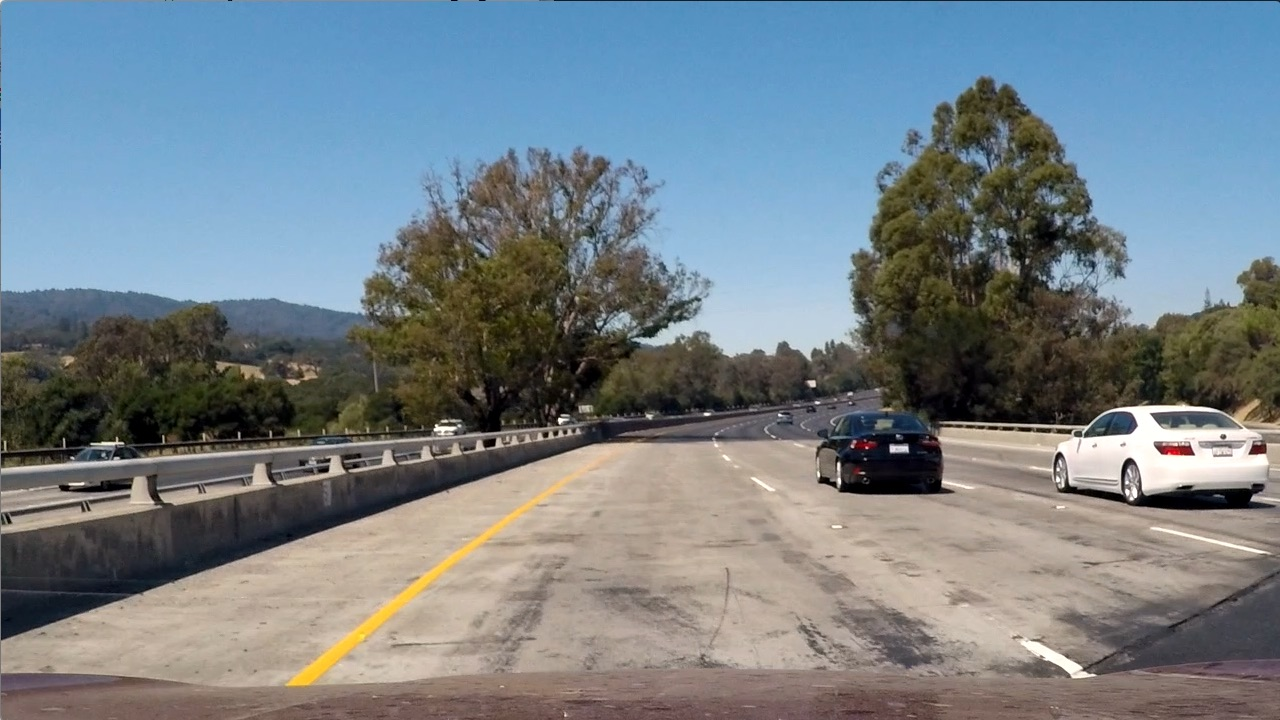
#> input picture Phase 2/test_images/test1.jpg, 1280 x 720 px
$ python -i binaryThreshold.py   (imports and definitions only)   (older library calls are emulated)
#> lines starting #> are read from the running program, lines starting #| are printed output that depends on the picture; after the words box and inside, x2 and y2 are one past the last pixel; in counts of white or black regions, pixels touching at a corner belong together
#> further down, picture is the input picture: shape (720, 1280, 3); mean B, G, R 135.5, 128.7, 117.5
#import libraries

import numpy as np
import cv2

#Canny function to try to use it in Function 2
# [11 lines left out: function canny, not called in this run]
###Function 2: Process Binary Thresholded Images ###

def binary_thresholded(img):
    # Transform image to gray scale
    gray_img =cv2.cvtColor(img, cv2.COLOR_BGR2GRAY)
    #cv2.imshow("gray_img",gray_img)
    # Apply sobel (derivative) in x direction, this is usefull to detect lines that tend to be vertical
    sobelx = cv2.Sobel(gray_img, cv2.CV_64F, 1, 0)
    #cv2.imshow("sobelx",sobelx)
    abs_sobelx = np.absolute(sobelx)
    #cv2.imshow("abs_sobelx",abs_sobelx)
    # Scale result to 0-255
    scaled_sobel = np.uint8(255*abs_sobelx/np.max(abs_sobelx))
    #cv2.imshow("scaled_sobel",scaled_sobel)
    sx_binary = np.zeros_like(scaled_sobel)
    # Keep only derivative values that are in the margin of interest
    sx_binary[(scaled_sobel >= 30) & (scaled_sobel <= 255)] = 1


    #canny_img=canny(img)
    #sx_binary=np.zeros_like(canny_img)
    #sx_binary[(canny_img >= 30) & (canny_img <= 255)] = 1
    #sx_binary[sx_binary==1]=255
    #cv2.imshow("sx_binary",sx_binary)
    #cv2.waitKey(0)

    # Detect pixels that are white in the grayscale image
    white_binary = np.zeros_like(gray_img)
    white_binary[(gray_img > 200) & (gray_img <= 255)] = 1
    #cv2.imshow("white_binary",white_binary)

    # Convert image to HLS
    hls = cv2.cvtColor(img, cv2.COLOR_BGR2HLS)
#> hls: shape (720, 1280, 3); mean of channels 0, 1, 2 60.2, 126.7, 74.4
    # Convert image to HSV
    hsv = cv2.cvtColor(img, cv2.COLOR_BGR2HSV)
#> hsv: shape (720, 1280, 3); mean H, S, V 60.3, 78, 149.5

    H = hls[:,:,0]
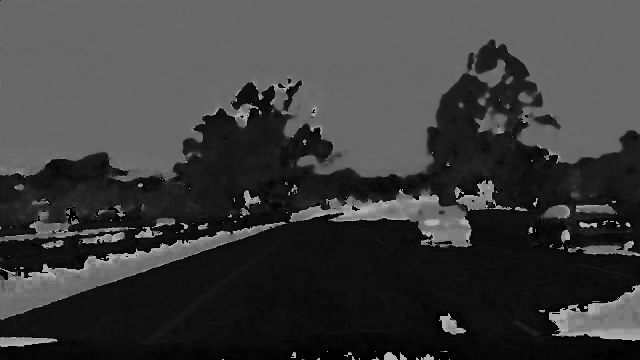
#> H: shape (720, 1280) (shown at 1/2 size); min 0, max 180, mean 60.2
    L=hls[:,:,1]
    S = hls[:,:,2]
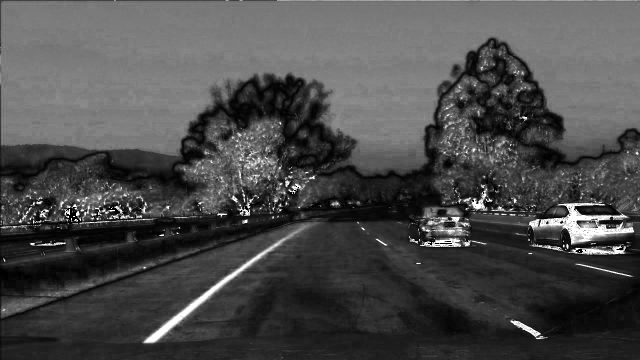
#> S: shape (720, 1280) (shown at 1/2 size); min 0, max 255, mean 74.4
    V=hsv[:,:,2]
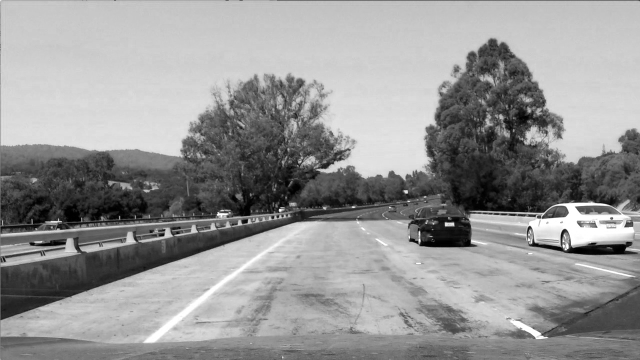
#> V: shape (720, 1280) (shown at 1/2 size); min 0, max 255, mean 149.5

    sat_binary = np.zeros_like(S)
    # Detect pixels that have a high saturation value
    sat_binary[(S > 90) & (S <= 255)] = 1

    hue_binary =  np.zeros_like(H)
    hue_binary[(H > 10)&(H<25)] = 1

    light_binary =  np.zeros_like(L)
    light_binary[(L>200)]=1

    v_binary=np.zeros_like(V)
    v_binary[(V>50)&(V<100)]=1


    # Try different combinations
    binary_1 = cv2.bitwise_or(sx_binary, white_binary)
    binary = cv2.bitwise_or(binary_1, sat_binary)

    ####################2##################
    #binary[binary==1]=255
    #cv2.imshow("Binary Thresholded image",binary)
    #cv2.waitKey(0)
    ####################2##################
    return binary

>>> import cv2
>>> picture = cv2.imread('Phase 2/test_images/test1.jpg')
>>> result = binary_thresholded(picture)
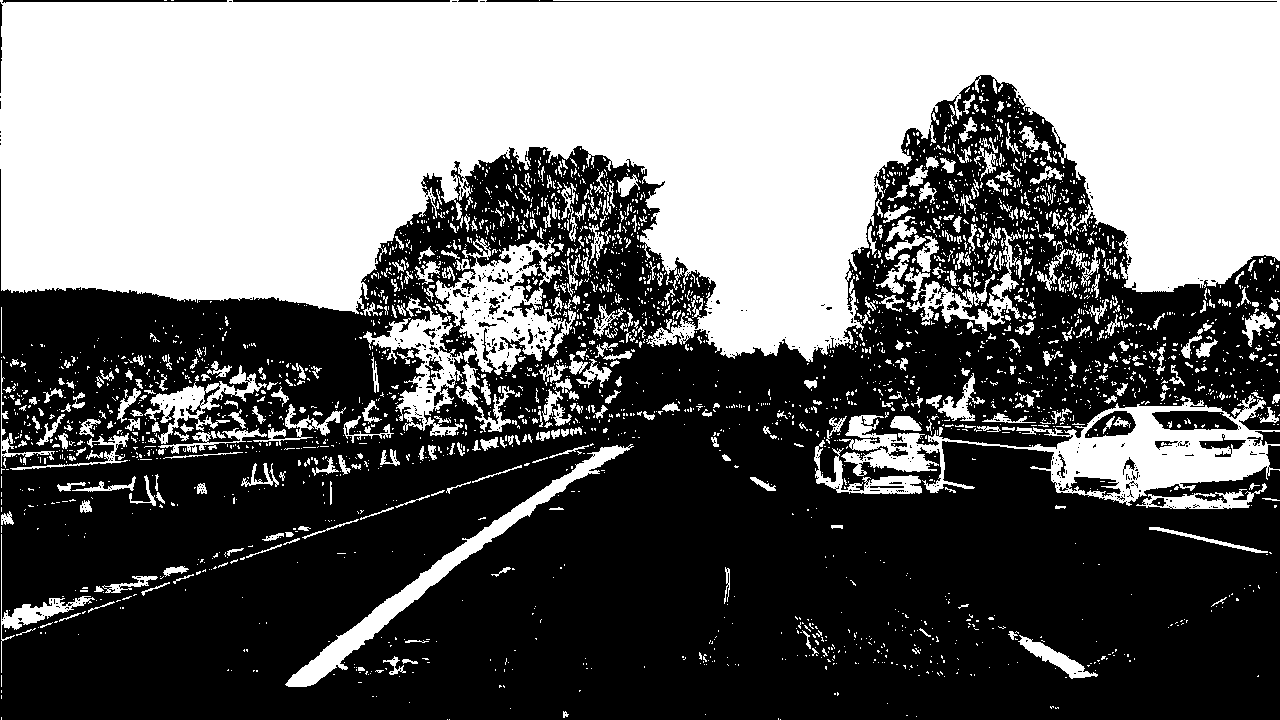
#> result: shape (720, 1280); values 0 (black) and 1 (white), 43.2% white; 3128 white regions (2664 under 20 px), largest, box (x1, y1, x2, y2) and area: (0, 0, 1280, 362) 307513, (839, 395, 1280, 506) 16130, (435, 238, 576, 375) 8334

$ run again, on Phase 2/test_images/test2.jpg
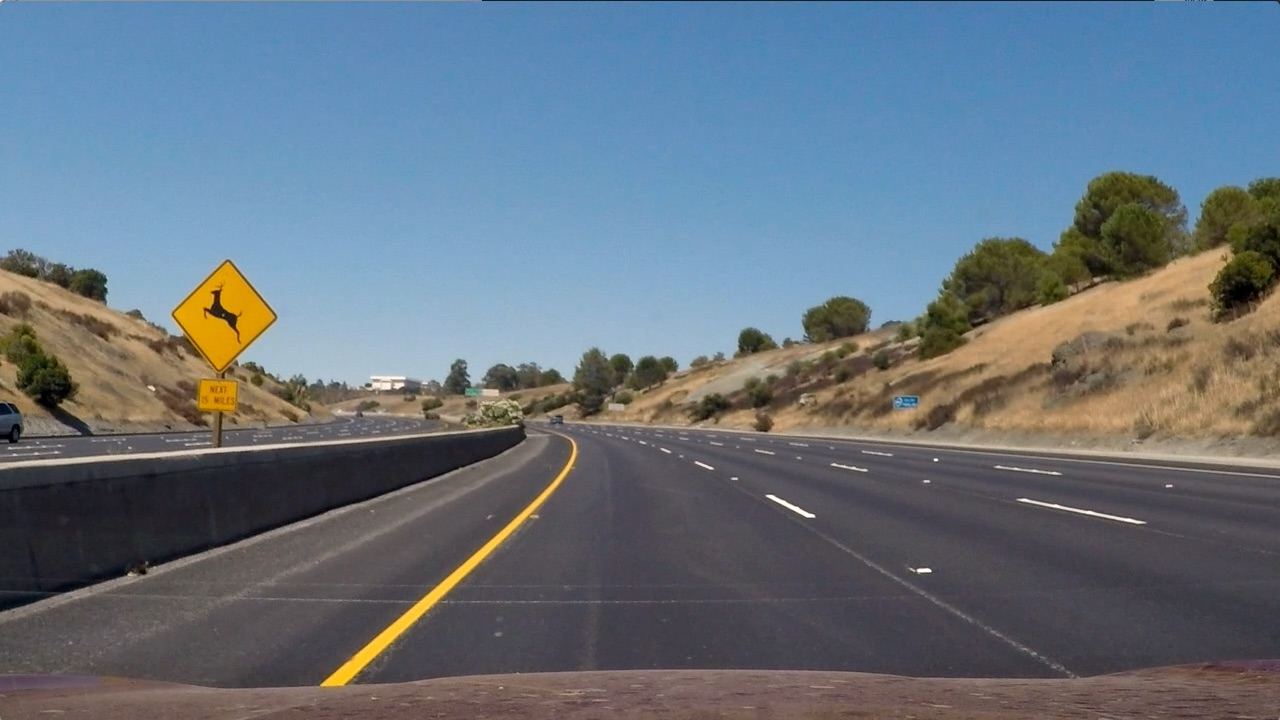
#> input picture Phase 2/test_images/test2.jpg, 1280 x 720 px
#> picture is the input picture: shape (720, 1280, 3); mean B, G, R 125.5, 114.6, 102.8
#> hls: shape (720, 1280, 3); mean of channels 0, 1, 2 86.2, 113.9, 64.8
#> hsv: shape (720, 1280, 3); mean H, S, V 86.2, 80.3, 138.5
#> in binary_thresholded, `V=hsv[:,:,2]`:
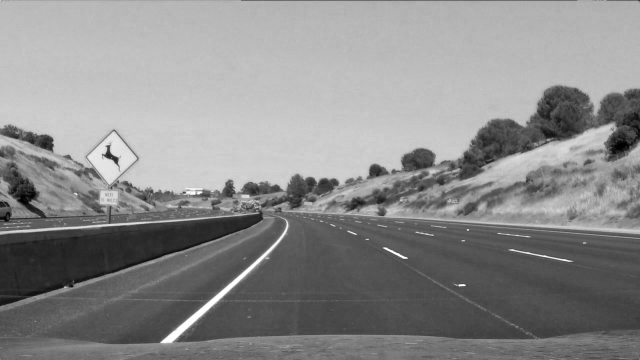
#> V: shape (720, 1280) (shown at 1/2 size); min 0, max 255, mean 138.5
#> `result = binary_thresholded(picture)`:
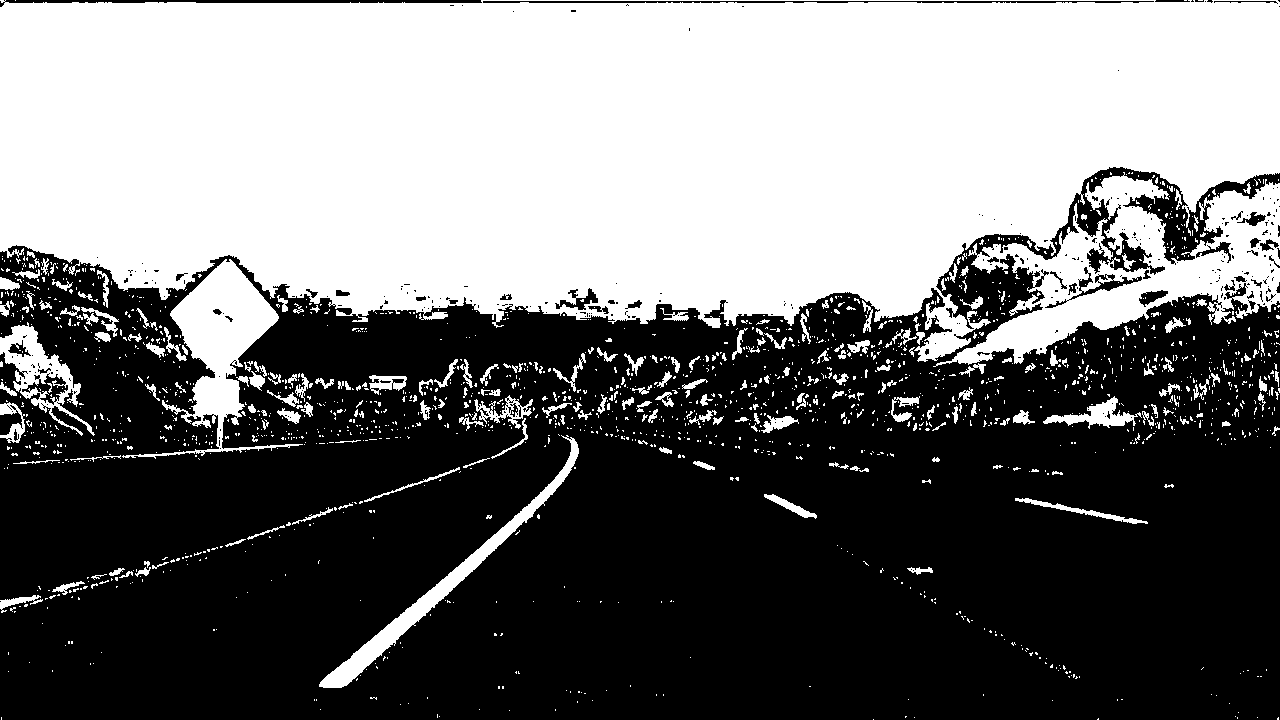
#> result: shape (720, 1280); values 0 (black) and 1 (white), 45.1% white; 1837 white regions (1600 under 20 px), largest, box (x1, y1, x2, y2) and area: (0, 0, 1280, 362) 348590, (933, 172, 1280, 367) 24725, (122, 259, 303, 459) 9757

$ run again, on Phase 2/test_images/test3.jpg
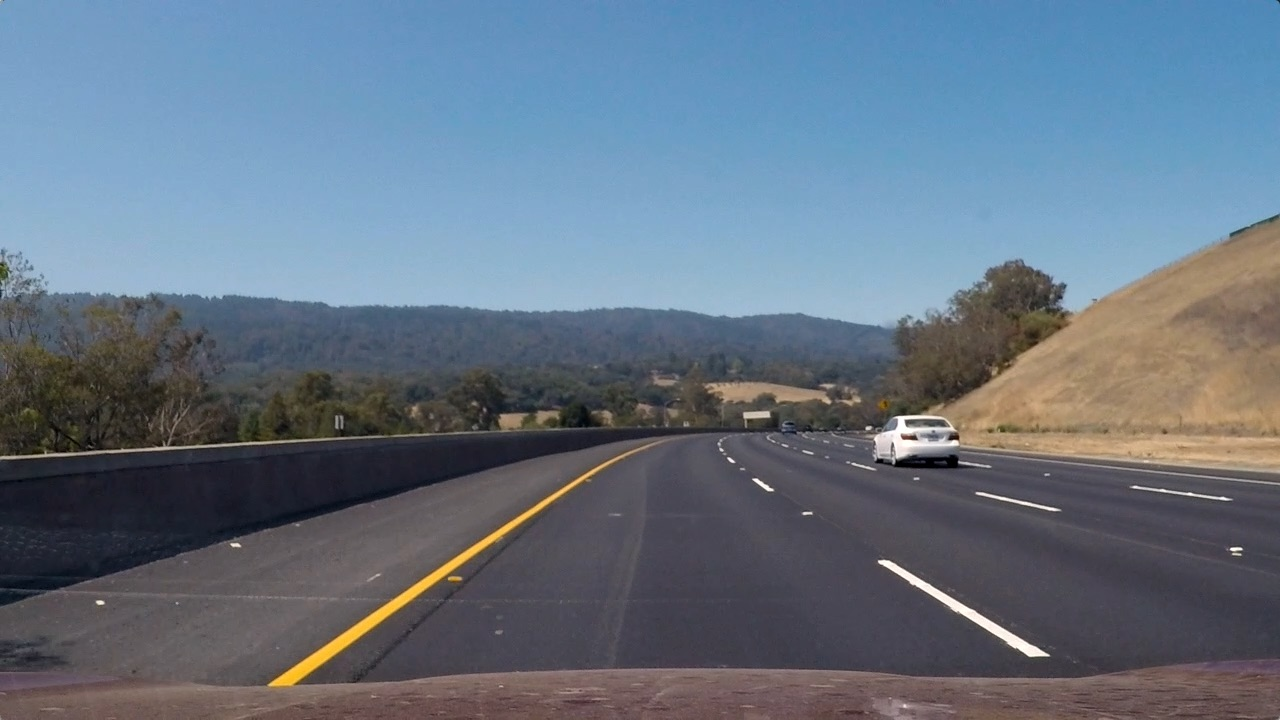
#> input picture Phase 2/test_images/test3.jpg, 1280 x 720 px
#> picture is the input picture: shape (720, 1280, 3); mean B, G, R 130.7, 115.3, 101.1
#> hls: shape (720, 1280, 3); mean of channels 0, 1, 2 94.8, 115.7, 62.1
#> hsv: shape (720, 1280, 3); mean H, S, V 94.8, 72.6, 137.9
#> in binary_thresholded, `V=hsv[:,:,2]`:
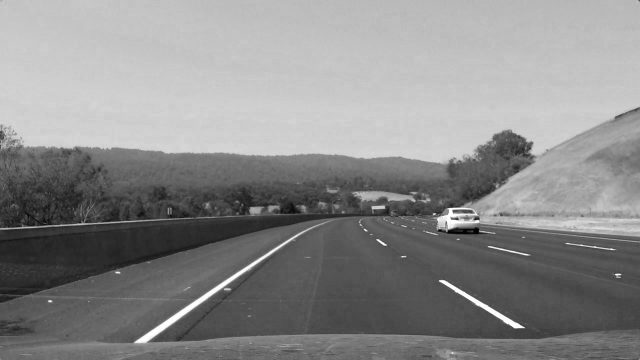
#> V: shape (720, 1280) (shown at 1/2 size); min 0, max 255, mean 137.9
#> `result = binary_thresholded(picture)`:
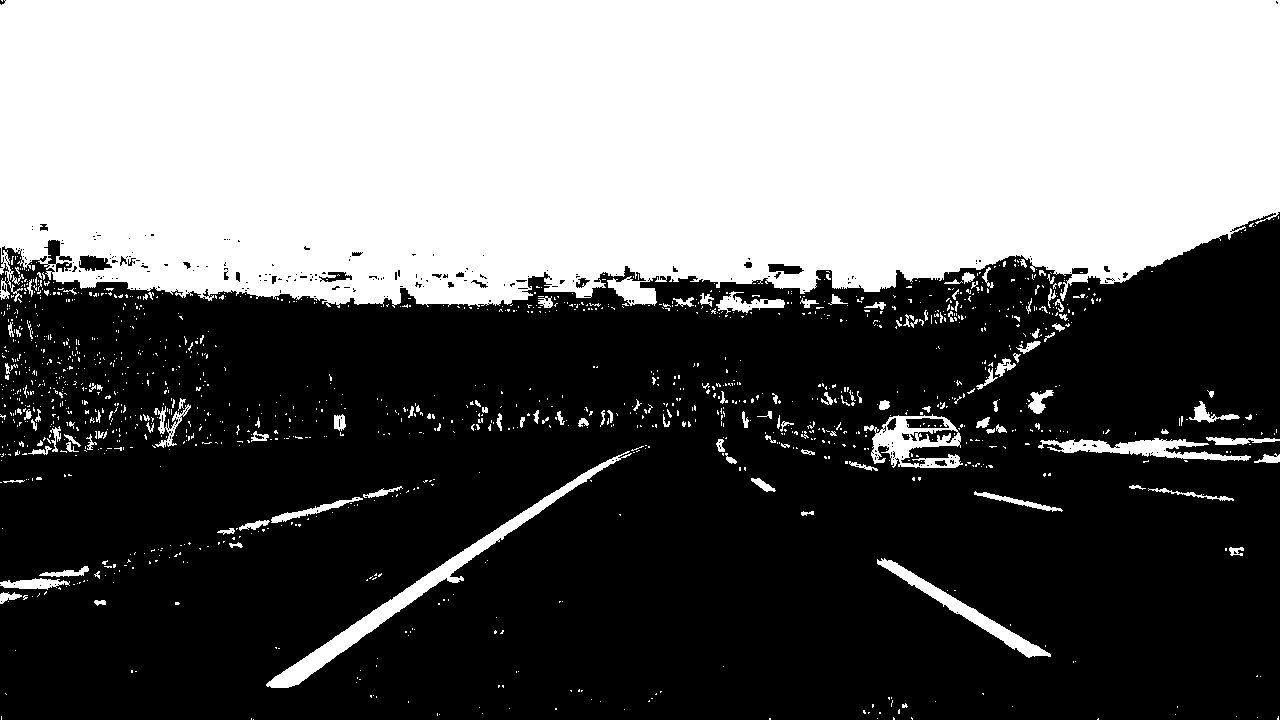
#> result: shape (720, 1280); values 0 (black) and 1 (white), 41.8% white; 1393 white regions (1256 under 20 px), largest, box (x1, y1, x2, y2) and area: (0, 0, 1280, 308) 357798, (266, 451, 632, 688) 5355, (864, 414, 963, 468) 2472
